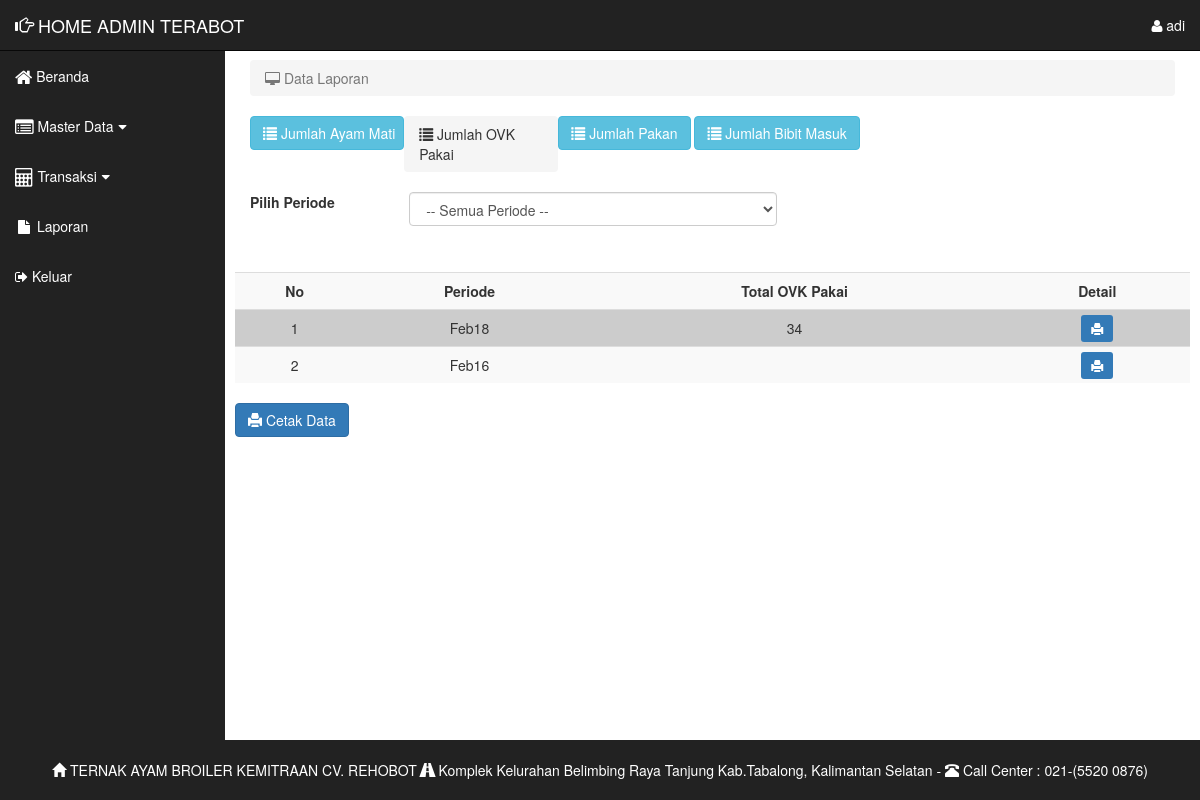
The app's page /admin/lapovk.php (signed in), older data.
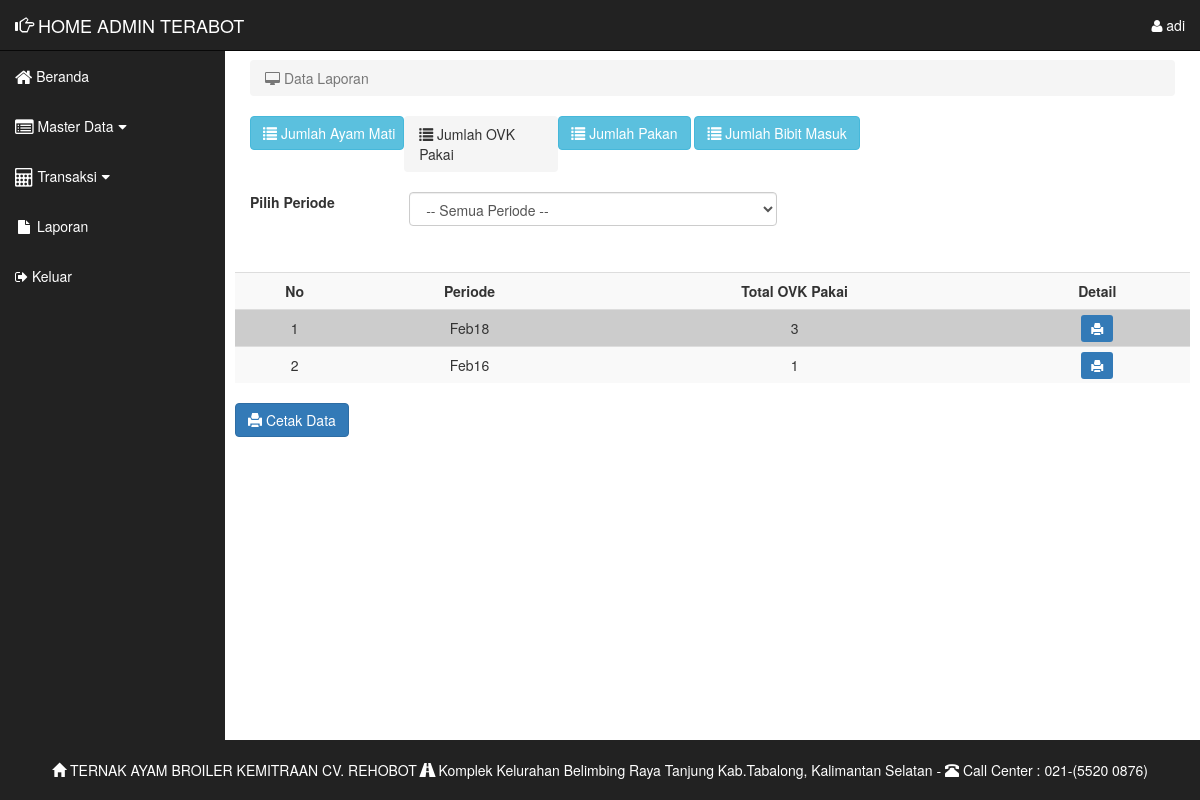
The same page, newer data.
### tables this page shows
CREATE TABLE `tbpenyerahanbibit` (
  `IDProduksi` varchar(6) NOT NULL,
  `IDPeternak` varchar(6) NOT NULL,
  `IDSupplier` varchar(6) NOT NULL,
  `Strain` varchar(10) NOT NULL,
  `TanggalChickIn` date NOT NULL,
  `JumlahChickIn` varchar(11) NOT NULL,
  `Harga` varchar(20) NOT NULL,
  `Periode` varchar(15) NOT NULL,
  `KondisiChickIn` varchar(15) NOT NULL,
  `IDDataKandang` varchar(6) NOT NULL
);

### admin/lapovk.php (the view, shortened to what this page needs)
<?php
include 'header.php';
include '../conn.php';?>
<div id="page-wrapper">
<div class="container-fluid">
                <div class="row">
                <div class="col-lg-12">
                <ol class="breadcrumb">
                <li class="active">
                <i class="fa fa-desktop"></i> Data Laporan</a></li>
                </ol>
                </div>
                </div>
				<div class="dataTable_wrapper">
  <div class="form-group">
<a href="laporan.php" class="btn btn-info  col-lg-2"><span class='glyphicon glyphicon-list'></span> Jumlah Ayam Mati</a>
<ol class="breadcrumb col-lg-2">
<th class="active" ><span class='glyphicon glyphicon-list'></span>  Jumlah OVK Pakai</th></ol>
<a href="lappakan.php" class="btn btn-info "><span class='glyphicon glyphicon-list'></span>  Jumlah Pakan</a></ol>
<a href="lapbibit.php" class="btn btn-info "><span class='glyphicon glyphicon-list'></span>  Jumlah Bibit Masuk</a></ol>
 </div>
</div>
</div>
<div class="table-responsive">
  <table class="table table-striped table-hover" bgcolor="#CCCCCC">
    <tr align="center">
 <form class="form-inline" method="get">
	 <div class="col-xs-2"><label> Pilih Periode</label>
    </div>
	<div class="col-xs-5">
	  <select class="form-control col-md-4" span="label label-success" onchange="form.submit()" name="anu" >
		<option value="">-- Semua Periode --</option>
		<?php
		  $anu =  @$_GET['anu'];
		?>
		</select>
		</div>
  </form>
  <br></br>  <br></br>
	  <th>No</th>
      <th>Periode</th>
	  <th>Total OVK Pakai</th>
      <th>Detail</th>
    </tr>
    <?php
    if ($anu) {
      $sql = mysqli_query($koneksi, "SELECT `tbpenyerahanbibit` .* , `tbpemeliharaanharian`.`IDProduksi`,SUM(`tbpemeliharaanharian`.`OVKPakai`) as `total` FROM `tbpenyerahanbibit` LEFT JOIN `tbpemeliharaanharian` ON `tbpenyerahanbibit`.`IDProduksi` = `tbpemeliharaanharian`.`IDProduksi` WHERE `tbpenyerahanbibit`.`Periode` = '$anu'");
	  } else {
		  $sql= mysqli_query ($koneksi, "SELECT `tbpenyerahanbibit` .* , `tbpemeliharaanharian`.`IDProduksi`,SUM(`tbpemeliharaanharian`.`OVKPakai`) as `total` FROM `tbpenyerahanbibit` LEFT JOIN `tbpemeliharaanharian` ON `tbpenyerahanbibit`.`IDProduksi` = `tbpemeliharaanharian`.`IDProduksi` GROUP by `tbpenyerahanbibit`.`Periode` desc");
	  }
	 if (mysqli_num_rows($sql) == 0) {
        echo "<tr><td colspan=\"9\">Tidak Ada Data</td></tr>";
      } else {
        $no = 0;
        while ($data = mysqli_fetch_array($sql)) {
          $no++;
          echo '
        <tr align="center" bgcolor="#CCCCCC">
          <td>'.$no.'</td>
          <td>'.$data[7].'</td>
		  <td align="center">'.$data[11].'</td>
          <td align="center"><a href="cetakovkper.php?id='.$data[7].'" target="_blank" class="btn-primary btn-sm"><span class="glyphicon glyphicon-print" aria-hidden="true"></span></a>
          </td>
        </tr>';
        }
      }
    ?>
  </table>
</div>
	<div class="table-responsive">
 <a href="cetakovkall.php" target="_blank" class="btn btn-primary" name="simpan"><span class="glyphicon glyphicon-print"></span> Cetak Data</button><a/>
</div>
</div>
<?php include 'footer.php';?>

Row changes from the older to the newer data that the page shows:
changed tbpenyerahanbibit "Feb18": data "34" → "3"
changed tbpenyerahanbibit "Feb16": data (not shown) → "1"
